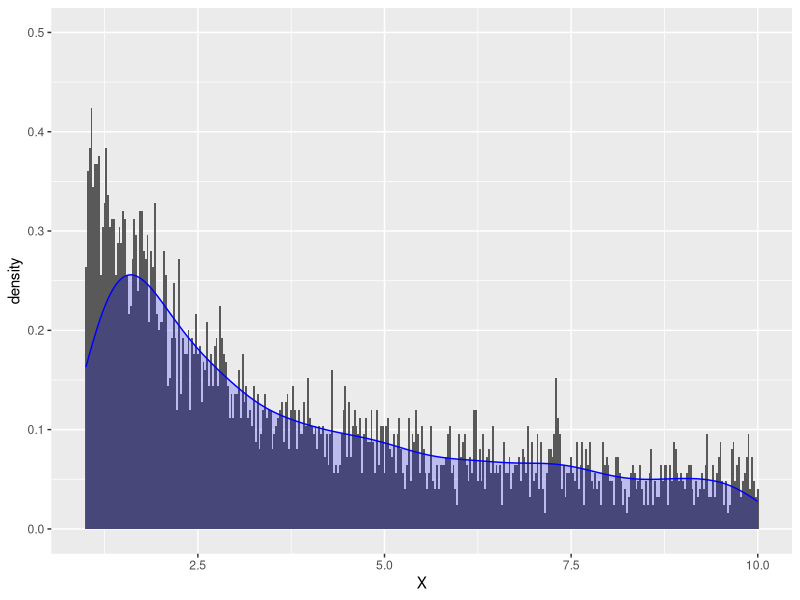
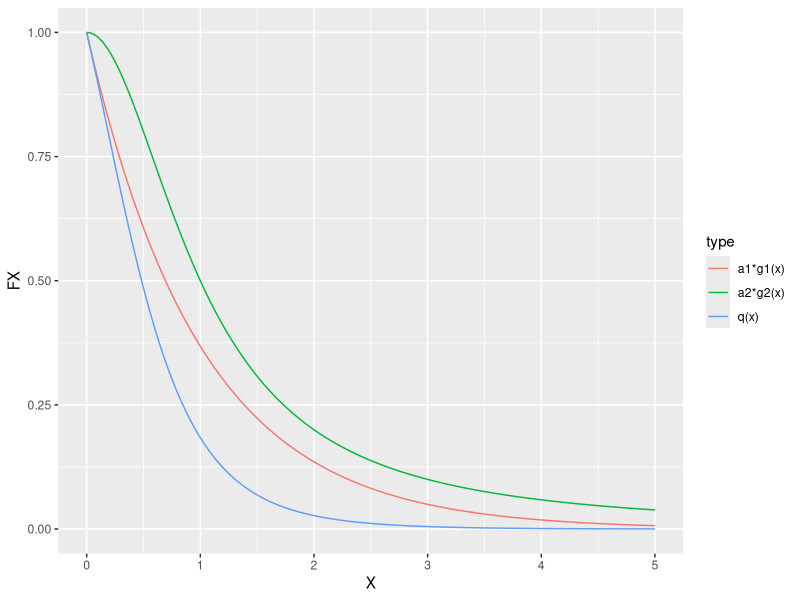
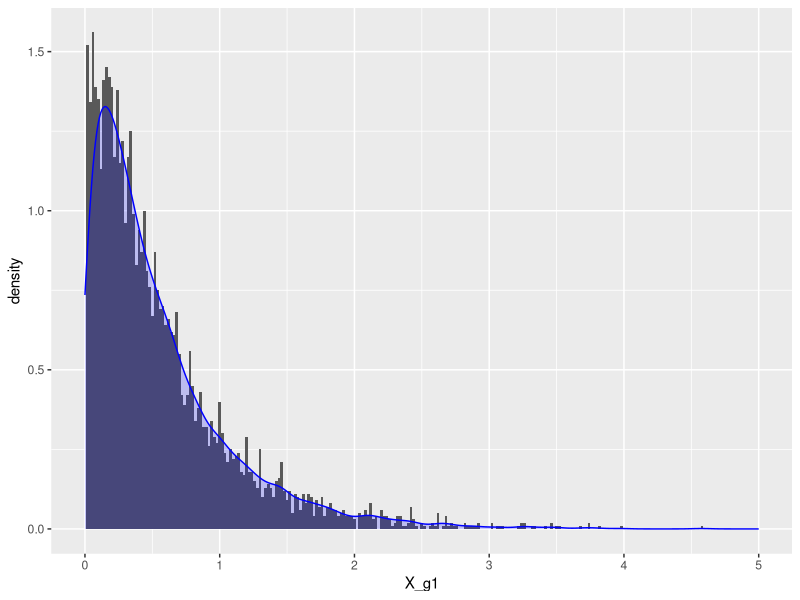
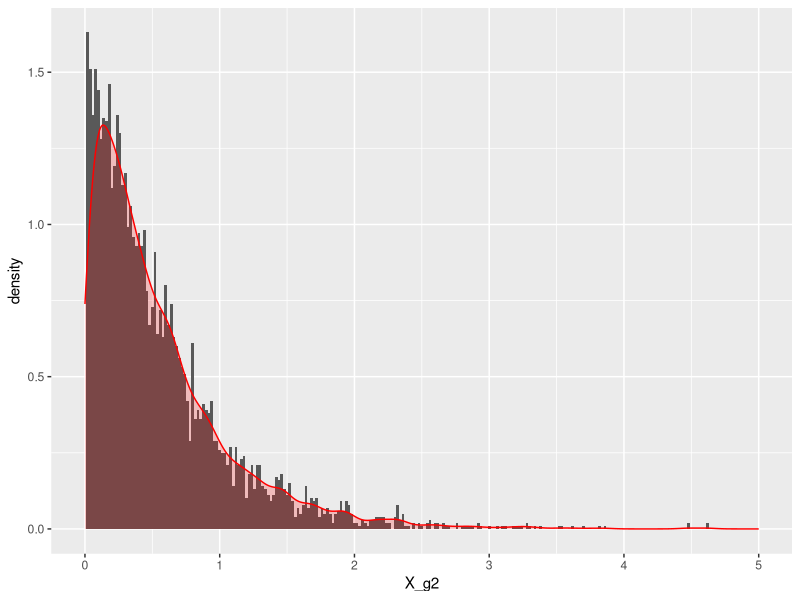
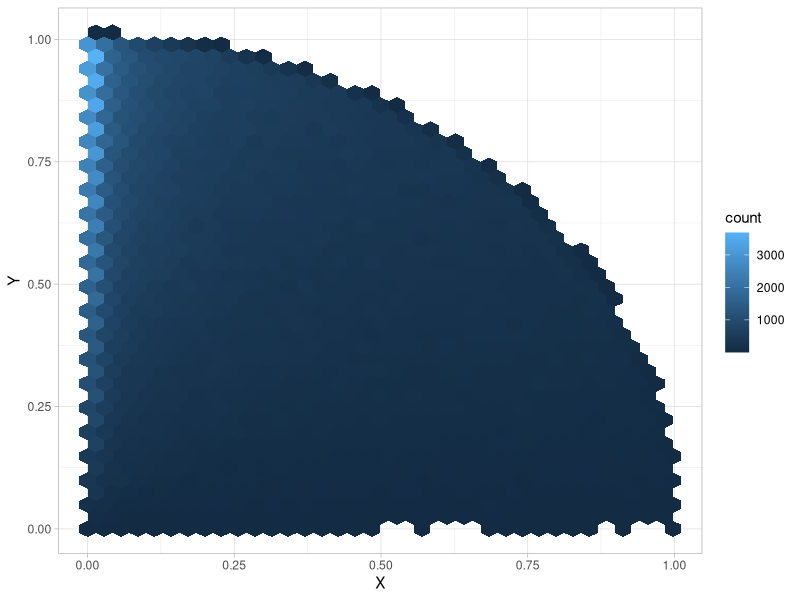

Generate these figures, in order, with R:
###(2)
#######################
#
# F(x) = log(X)/log(10)
#
# X = exp( log(10) * U )
#
#######################

X <- exp(log(10)*runif(5000))
rX <-as.data.frame(X)
library(ggplot2)
ggplot(aes(x = X, ..density..), data=rX) +
  geom_histogram(binwidth = 0.025) + 
  geom_density(colour = "blue", fill="blue", alpha=0.2)+
  ylim(0,0.5)


###(3)
Q <- function(x){
  out <- exp(-x)/(1 + x^2)
  return(out)
}

### g1~exp(1); g2~abs(cauchy(0,1))
a1 <- 1
a2 <- pi/2
x <- seq(0, 5, length.out=500)
X <- rep(x,times = 3)
q <- Q(x)
g1 <- a1*dexp(x, 1)
g2 <- a2*2*dcauchy(x,0,1)
FX <- c(q,g1,g2)
type <- factor(rep(c("q(x)","a1*g1(x)","a2*g2(x)"), each=500))
df <- data.frame(X,FX,type)

ggplot(data = df,aes(x = X, y = FX)) +
  geom_line(aes(group = type, colour = type)) 

### for g1
U <- runif(30000)
X1 <- rexp(30000,1)
not_rej <- (   U <= Q(X1)/(a1*dexp(X1,1))   )
g1_accept_ratio <- sum(not_rej)/length(X1)
g1_accept_ratio
X_g1<-X1[not_rej][1:5000]
ggplot(data = as.data.frame(X_g1), aes(x = X_g1, ..density..)) +
  geom_histogram(binwidth = 0.02) + 
  geom_density(colour = "blue", fill="blue", alpha=0.2)+
  xlim(0,5)

### for g2
U <- runif(30000)
X2 <- abs(rcauchy(30000,0,1))
not_rej <- (   U <= Q(X2)/(a2*2*dcauchy(X2,0,1))   )
g2_accept_ratio <- sum(not_rej)/length(X2)
g2_accept_ratio
X_g2<-X2[not_rej][1:5000]
ggplot(data = as.data.frame(X_g2), aes(x = X_g2, ..density..)) +
  geom_histogram(binwidth = 0.02) + 
  geom_density(colour = "red", fill="red", alpha=0.2)+
  xlim(0,5)



###(4)
a = -1/2
## Set f(y) = 2*y  (0 <= y <= 1)
## Set f(x) = (a+1)*x^a (0 <= x <= 1)
## Set x,y independent.
## Thus, f(x,y)=2*(a+1)*y*x^a (0 <= x,y <= 1)

## Hence F(y) = y^2   ---->  Fy^(-1) = sqrt(y)
## Hence F(x) = x^(a+1) ----> Fx^(-1) = x^( 1/(a+1)  )


U1 <- runif(500000)
U2 <- runif(500000)
Y0 <- sqrt(U1)
X0 <- U2^( 1/(a+1) )
not_rej <- (X0^2+Y0^2<=1)
X <- X0[not_rej]
Y <- Y0[not_rej]
d <- data.frame(X,Y)

library(ggplot2)
library(hexbin)
ggplot(data = d, aes(x = X, y = Y))+
  geom_hex(bins=35)+
  theme_light()





